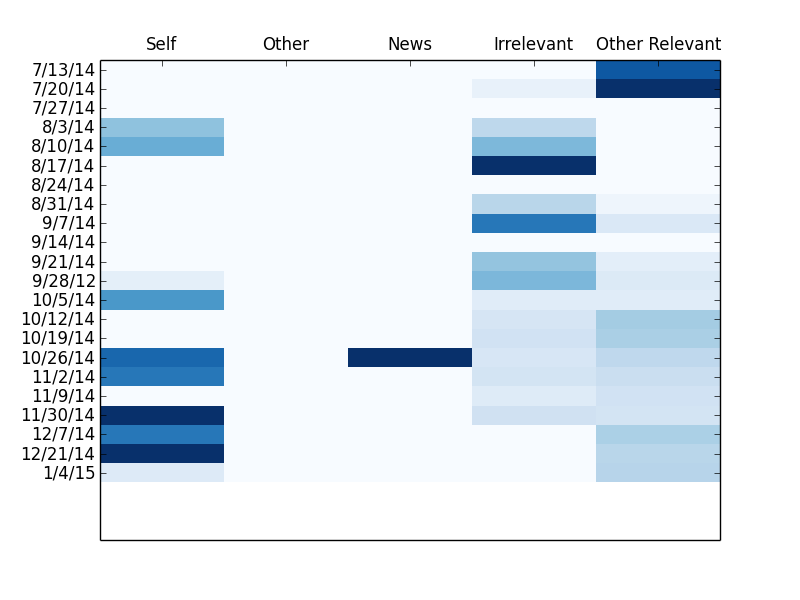

Recreate this plot in Python.
import matplotlib.pyplot as plt
import numpy as np
import pandas as pd


row_labels = ['Self', 'Other', 'News', 'Irrelevant', 'Other Relevant']
column_labels = ['7/13/14', '7/20/14', '7/27/14', '8/3/14', '8/10/14', '8/17/14', '8/24/14', '8/31/14', '9/7/14', '9/14/14', '9/21/14', '9/28/12', '10/5/14', '10/12/14', '10/19/14', '10/26/14', '11/2/14', '11/9/14', '11/30/14', '12/7/14', '12/21/14', '1/4/15']

data = pd.read_csv('dynamicLassoCoef3Heatmap.txt', sep='\t')

fig, ax = plt.subplots()
heatmap = ax.pcolor(data, cmap=plt.cm.Blues)

# put the major ticks at the middle of each cell
ax.set_xticks(np.arange(data.shape[1])+0.5, minor=False)
ax.set_yticks(np.arange(data.shape[0])+0.5, minor=False)

# want a more natural, table-like display
ax.invert_yaxis()
ax.xaxis.tick_top()

ax.set_xticklabels(row_labels, minor=False)
ax.set_yticklabels(column_labels, minor=False)
plt.savefig('heatmap3.png')
